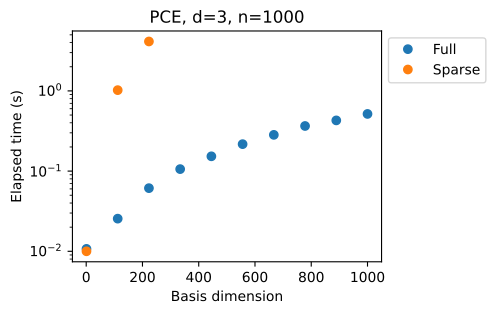

This chart was generated by the following Python code:
# -*- coding: utf-8 -*-
"""
Dans ce script, on mesure la performance des moindres carrés avec ou
sans sélection de modèle LARS.
"""

# %%
import openturns as ot
from matplotlib import pylab as plt
from openturns.usecases import ishigami_function
import time
import os
import numpy as np


# %%
def ComputeSparseLeastSquaresFunctionalChaos(
    inputTrain,
    outputTrain,
    multivariateBasis,
    basisSize,
    distribution,
    sparse=True,
):
    """
    Create a sparse polynomial chaos based on least squares.

    * Uses the enumerate rule in multivariateBasis.
    * Uses the LeastSquaresStrategy to compute the coefficients based on
      least squares.
    * Uses LeastSquaresMetaModelSelectionFactory to use the LARS selection method.
    * Uses FixedStrategy in order to keep all the coefficients that the
      LARS method selected.

    Parameters
    ----------
    inputTrain : ot.Sample
        The input design of experiments.
    outputTrain : ot.Sample
        The output design of experiments.
    multivariateBasis : ot.Basis
        The multivariate chaos basis.
    basisSize : int
        The size of the function basis.
    distribution : ot.Distribution.
        The distribution of the input variable.
    sparse: bool
        If True, create a sparse PCE.

    Returns
    -------
    result : ot.PolynomialChaosResult
        The estimated polynomial chaos.
    """
    if sparse:
        selectionAlgorithm = ot.LeastSquaresMetaModelSelectionFactory()
    else:
        selectionAlgorithm = ot.PenalizedLeastSquaresAlgorithmFactory()
    projectionStrategy = ot.LeastSquaresStrategy(
        inputTrain, outputTrain, selectionAlgorithm
    )
    adaptiveStrategy = ot.FixedStrategy(multivariateBasis, basisSize)
    chaosAlgorithm = ot.FunctionalChaosAlgorithm(
        inputTrain, outputTrain, distribution, adaptiveStrategy, projectionStrategy
    )
    chaosAlgorithm.run()
    chaosResult = chaosAlgorithm.getResult()
    return chaosResult


# %%
ot.Log.Show(ot.Log.NONE)

# %%
im = ishigami_function.IshigamiModel()
sampleSize = 1000
inputTrain = im.distribution.getSample(sampleSize)
outputTrain = im.model(inputTrain)
multivariateBasis = ot.OrthogonalProductPolynomialFactory([im.X1, im.X2, im.X3])
inputDimension = im.distribution.getDimension()

# %%
print("+ Mesure de la performance en fonction du degré")
maximumElapsedTime = 2.0
maximumNumberOfIterations = 10

# %%
listOfBasisSize = np.linspace(1.0, sampleSize, maximumNumberOfIterations)
listOfBasisSize = [int(i) for i in listOfBasisSize]

# %%
# Sparse PCE
listOfBasisSizeSparsePCE = []
listOfElapsedTimeSparsePCE = []
totalDegree = 0
for iteration in range(maximumNumberOfIterations):
    t1 = time.time()
    basisSize = listOfBasisSize[iteration]
    result = ComputeSparseLeastSquaresFunctionalChaos(
        inputTrain,
        outputTrain,
        multivariateBasis,
        basisSize,
        im.distribution,
        sparse=True,
    )
    t2 = time.time()
    elapsed_time = t2 - t1
    listOfBasisSizeSparsePCE.append(basisSize)
    listOfElapsedTimeSparsePCE.append(elapsed_time)
    print(
        f"Iter={iteration}/{maximumNumberOfIterations}, "
        f"Sparse PCE, elapsed = {elapsed_time:.2f} (s), "
        f"Basis size = {basisSize}", flush=True
    )
    if elapsed_time > maximumElapsedTime:
        break


# %%
# Full PCE
totalDegree = 0
listOfBasisSizeFullPCE = []
listOfElapsedTimeFullPCE = []
for iteration in range(maximumNumberOfIterations):
    totalDegree += 1
    t1 = time.time()
    basisSize = listOfBasisSize[iteration]
    result = ComputeSparseLeastSquaresFunctionalChaos(
        inputTrain,
        outputTrain,
        multivariateBasis,
        basisSize,
        im.distribution,
        sparse=False,
    )

    t2 = time.time()
    elapsed_time = t2 - t1
    listOfBasisSizeFullPCE.append(basisSize)
    listOfElapsedTimeFullPCE.append(elapsed_time)
    print(
        f"Iter={iteration}/{maximumNumberOfIterations}, "
        f"Full PCE, elapsed = {elapsed_time:.2f} (s), "
        f"Basis size = {basisSize}", flush=True
    )
    if elapsed_time > maximumElapsedTime:
        break

# %%
print("+ Plot elapsed time vs degré")
fig = plt.figure(figsize=(4.0, 3.0))
plt.plot(listOfBasisSizeFullPCE, listOfElapsedTimeFullPCE, "o", label="Full")
plt.plot(listOfBasisSizeSparsePCE, listOfElapsedTimeSparsePCE, "o", label="Sparse")
plt.title(f"PCE, d={inputDimension}, n={sampleSize}")
plt.xlabel("Basis dimension")
plt.ylabel("Elapsed time (s)")
plt.yscale("log")
plt.legend(bbox_to_anchor=(1.0, 1.0), loc="upper left")
plt.savefig(
    os.path.join("benchmark_sparse_least_squares.pdf"), bbox_inches="tight"
)

# %%
